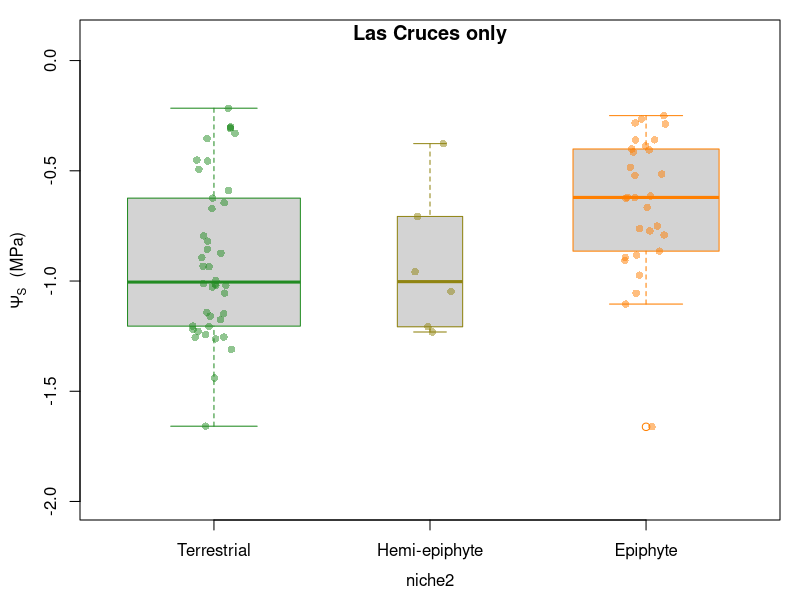
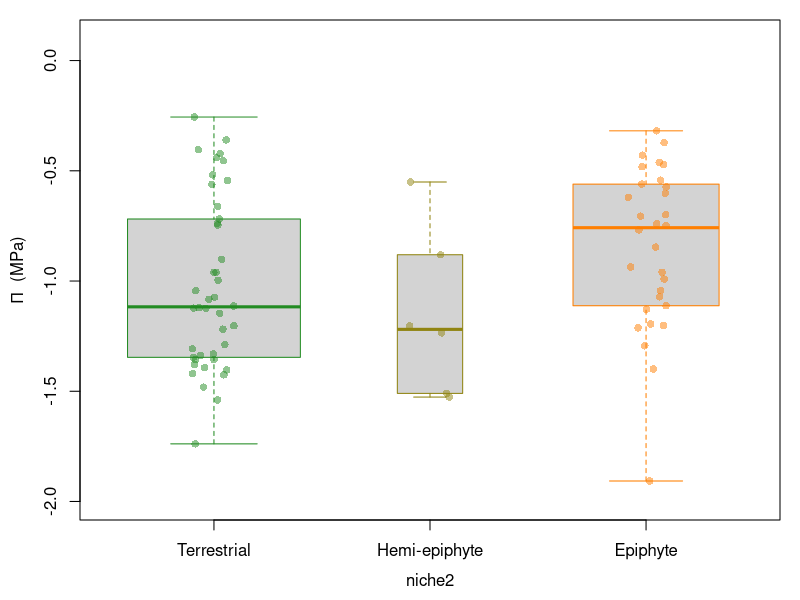
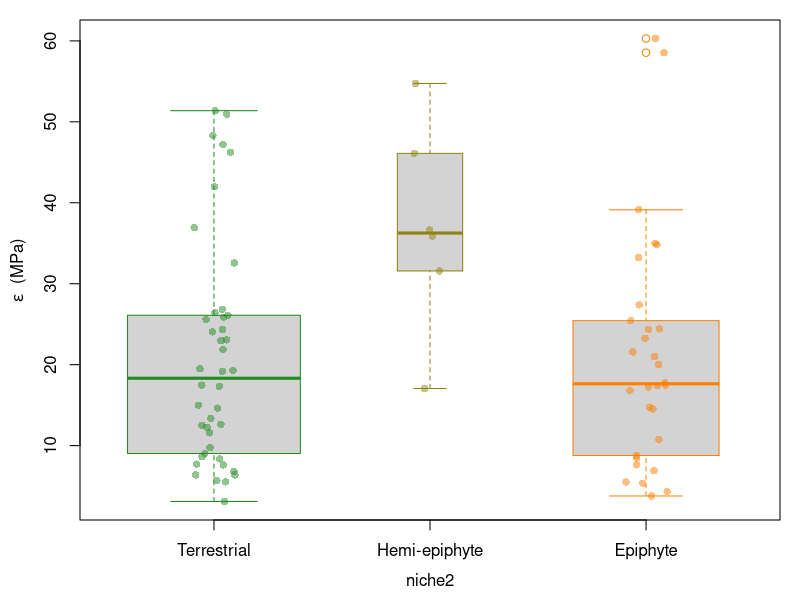
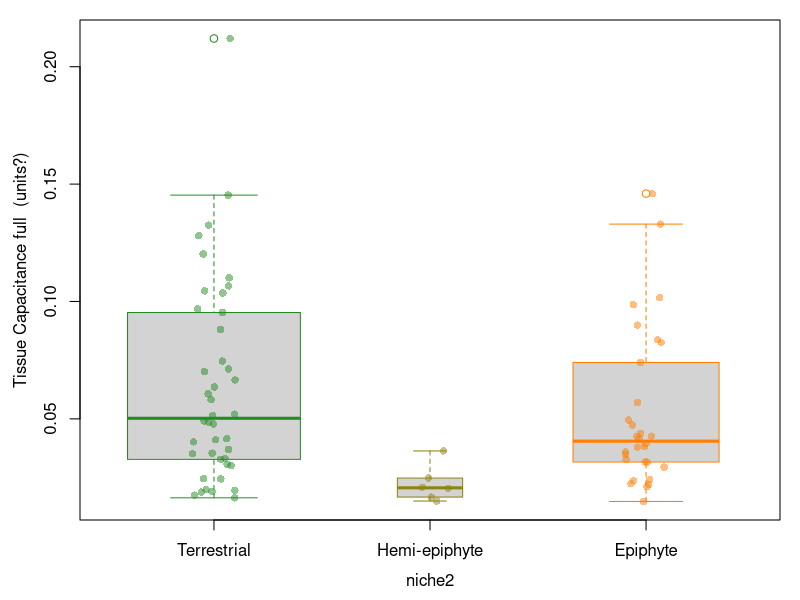
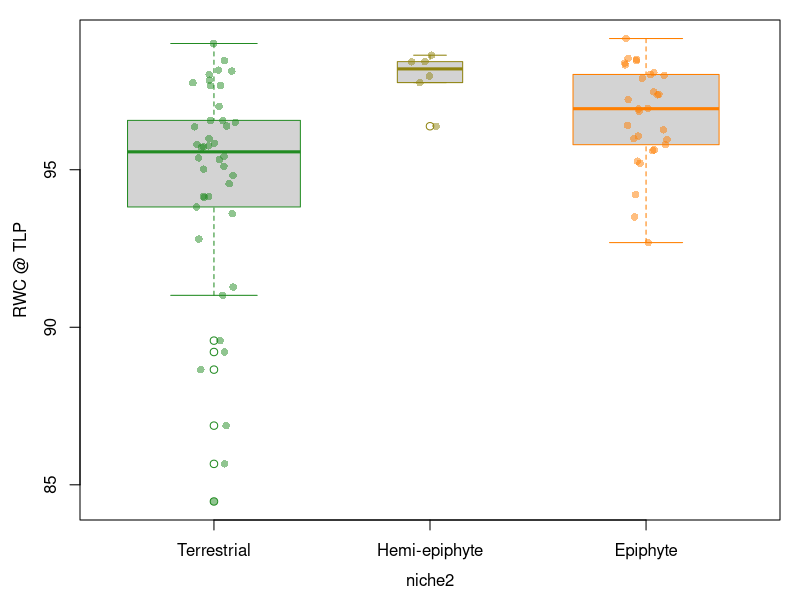

The R source for these figures, in order:
## pv curve figures


pv <- read.csv("calculated_data/pv_curves.csv")
  pv$niche2 <- gsub("climber", "terrestrial", pv$niche)
  pv$niche2 <- as.factor(pv$niche2)

  #reorder from ground to canopy 
  pv$niche2<-factor(pv$niche2, 
                       levels=c("terrestrial", "hemi-epiphyte", "epiphyte"))
  
##only plot las cruces until las selva is double checked
cruces <- pv[pv$site == "las_cruces",]
  
#plot bits-------
boxlabs <- c("Terrestrial", "Hemi-epiphyte", "Epiphyte")
  
gradient <- colorRampPalette(c("forestgreen","darkorange1"))
palette(gradient(3))
trtcols <- palette(gradient(3))
library(scales)
library(doBy)
trtcols2 <- c(alpha(trtcols[1], .5), alpha(trtcols[2], .5),alpha(trtcols[3], .5))
  
#labels

op_lab <- expression(paste(Psi[S], "  (MPa)"))
elasticity_lab <- expression(paste(epsilon, "  (MPa)")) 
tlp_lab <- expression(paste(Pi, "  (MPa)"))
cap_lab <- "Tissue Capacitance  (units?)"

## osmotic potential

par(mgp=c(2.5,1,0), mar=c(4,4,1,1), cex.lab=1)
boxplot(osmotic_potential ~ niche2, data=cruces, xaxt='n',
        varwidth=TRUE,ylab=op_lab,ylim=c(-2,0.1),
        border=trtcols)
axis(1, boxlabs, at=1:3, cex=1.1)
title(main = "Las Cruces only", line=-1)
stripchart(osmotic_potential ~ niche2, data = cruces,
           vertical = TRUE, method = "jitter",
           pch = 16,  col= trtcols2, xaxt='n', add=TRUE)
           
           
## waterpotenail turgor loss point 

par(mgp=c(2.5,1,0), mar=c(4,4,1,1), cex.lab=1)
boxplot(waterpot_tlp ~ niche2, data=cruces, xaxt='n',ylim=c(-2,0.1),
        varwidth=TRUE,ylab=tlp_lab,
        border=trtcols)
axis(1, boxlabs, at=1:3, cex=1.1)
stripchart(waterpot_tlp ~ niche2, data = cruces,
           vertical = TRUE, method = "jitter",
           pch = 16,  col= trtcols2, xaxt='n', add=TRUE)

## elasticity

par(mgp=c(2.5,1,0), mar=c(4,4,1,1), cex.lab=1)
boxplot(elasticity ~ niche2, data=cruces, xaxt='n',
        varwidth=TRUE,ylab=elasticity_lab,
        border=trtcols)
axis(1, boxlabs, at=1:3, cex=1.1)
stripchart(elasticity ~ niche2, data = cruces,
           vertical = TRUE, method = "jitter",
           pch = 16,  col= trtcols2, xaxt='n', add=TRUE)

## capacitance full

par(mgp=c(2.5,1,0), mar=c(4,4,1,1), cex.lab=1)
boxplot(capacitance_full ~ niche2, data=cruces, xaxt='n',
        varwidth=TRUE,ylab="Tissue Capacitance full  (units?)",
        border=trtcols)
axis(1, boxlabs, at=1:3, cex=1.1)
stripchart(capacitance_full ~ niche2, data = cruces,
           vertical = TRUE, method = "jitter",
           pch = 16,  col= trtcols2, xaxt='n', add=TRUE)

## RWC @TLP
          
par(mgp=c(2.5,1,0), mar=c(4,4,1,1), cex.lab=1)
boxplot(rwc_tlp ~ niche2, data=cruces, xaxt='n',
        varwidth=TRUE,ylab="RWC @ TLP",
        border=trtcols)
axis(1, boxlabs, at=1:3, cex=1.1)
stripchart(rwc_tlp ~ niche2, data = cruces,
           vertical = TRUE, method = "jitter",
           pch = 16,  col= trtcols2, xaxt='n', add=TRUE) 
